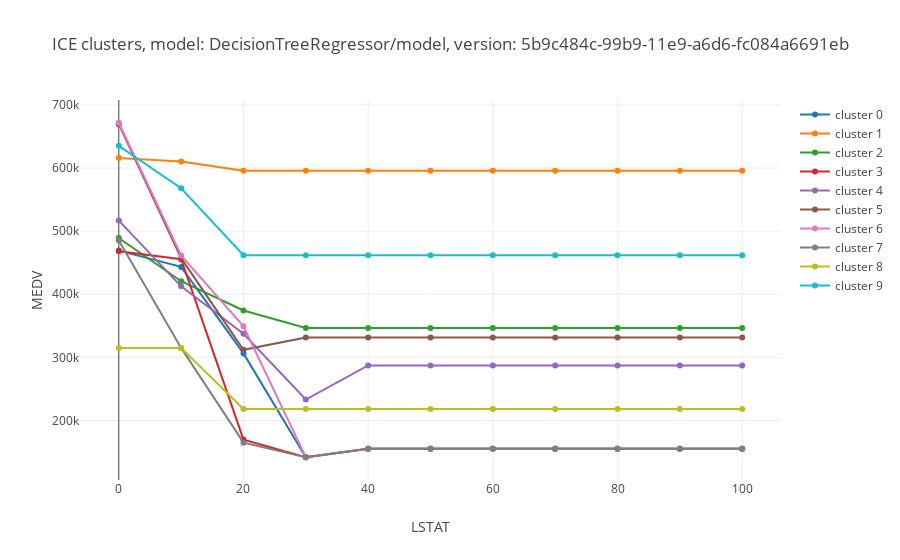

The cell this chart's notebook holds for it:
### Code cell
plot.ice_clusters(ice_results)
